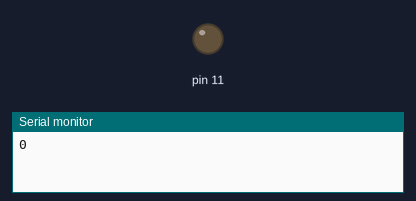
Simulated run of this sketch. Board: Arduino Uno, built with avr-gcc and run on an emulated ATmega328P. Parts: output pins drawn as LEDs (lit = HIGH), the last lines printed to the serial monitor.

Above: at 0.05 s.
At 5.85 s:
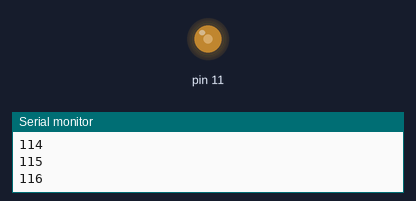
At 11.65 s:
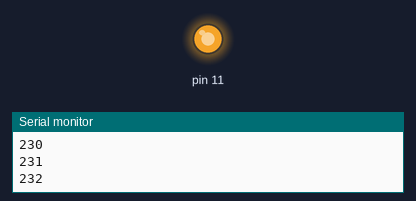
At 23.25 s:
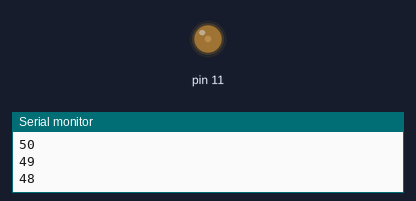
Timing chart, 0 to 33.4 s (numbered marks = the images above):
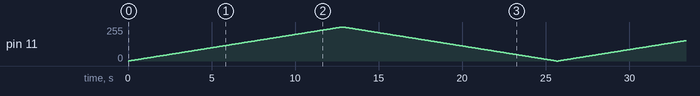

The sketch:

pins1.ino
```cpp
// C++ code
//
void setup()
{Serial.begin(9600);
  pinMode(11, OUTPUT);

}

void loop()
{
  for (int i=0;i<=255;i++)
  { analogWrite(11,i);
   Serial.println(i);
   delay(50);}
  for (int i=255;i>=0;i--)
  { analogWrite(11,i);
   Serial.println(i);
   delay(50);}
}
```
